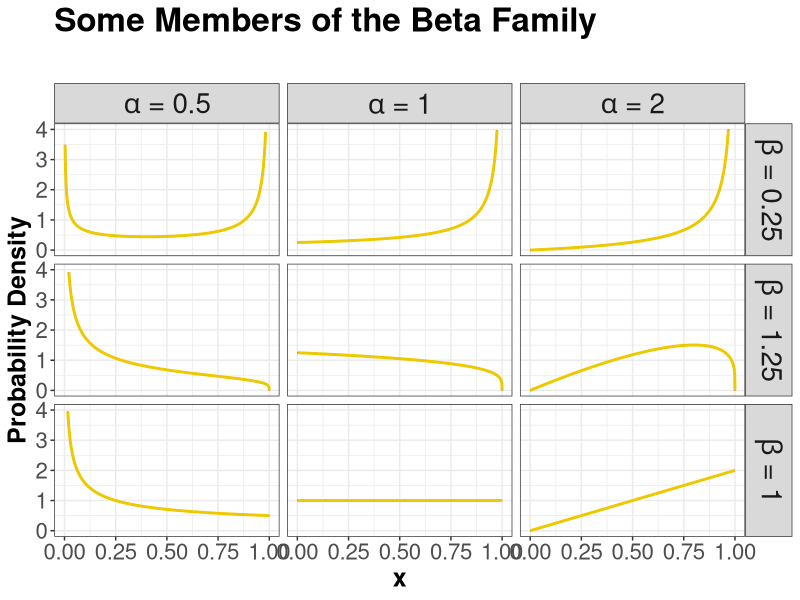
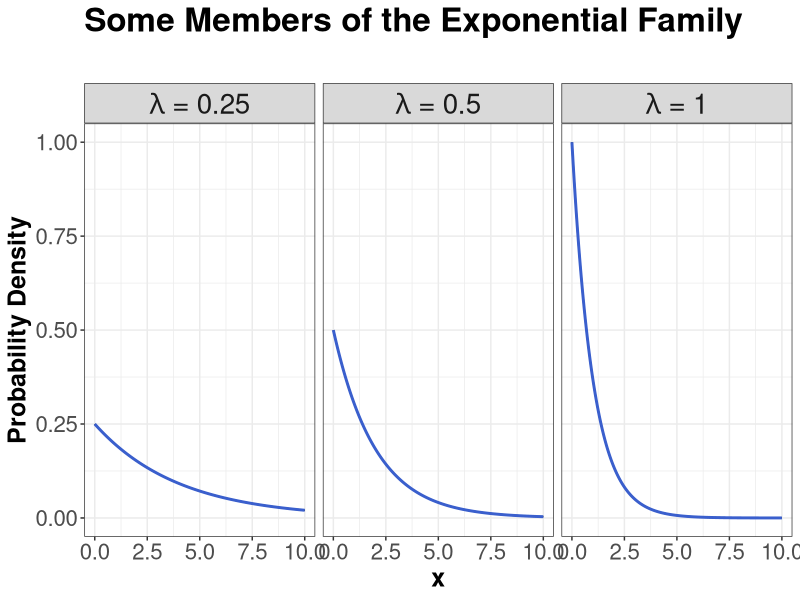
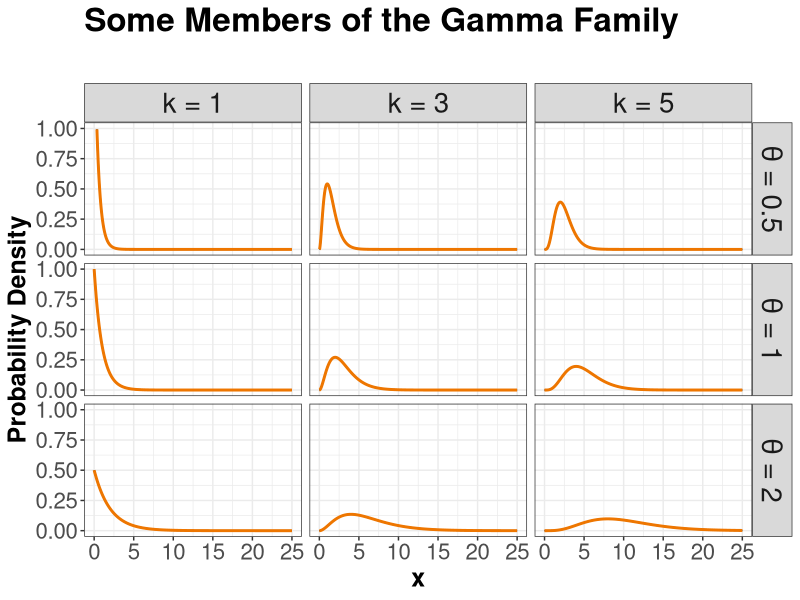
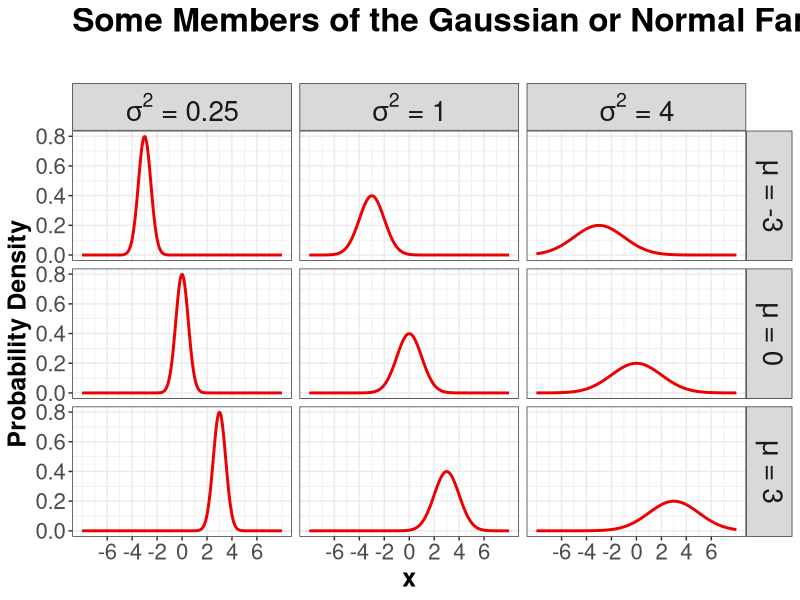
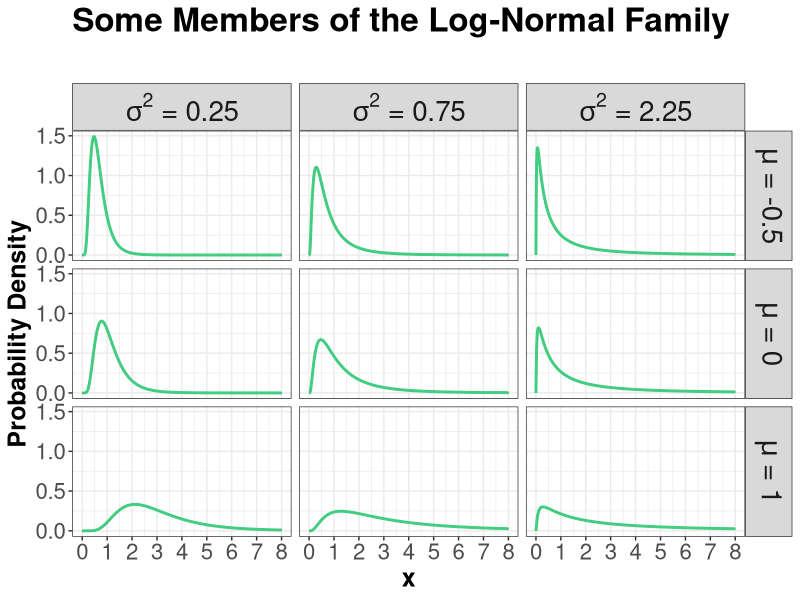
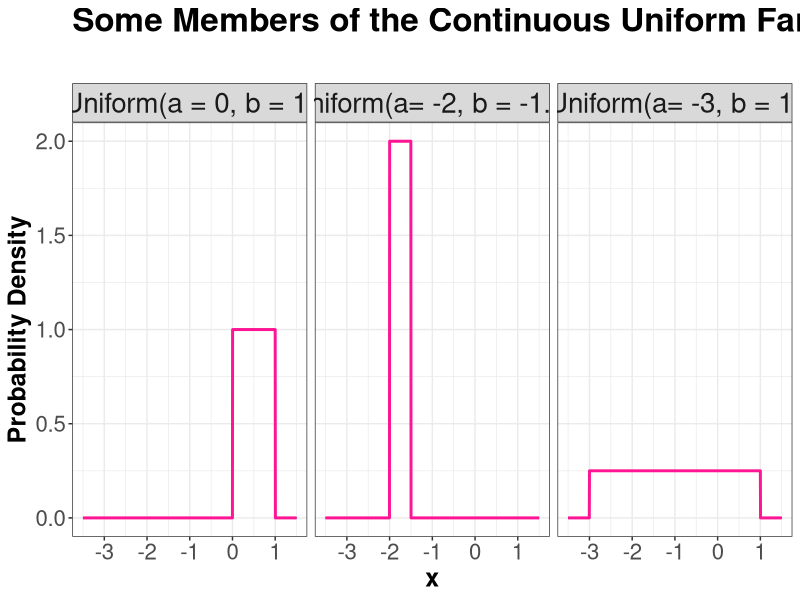
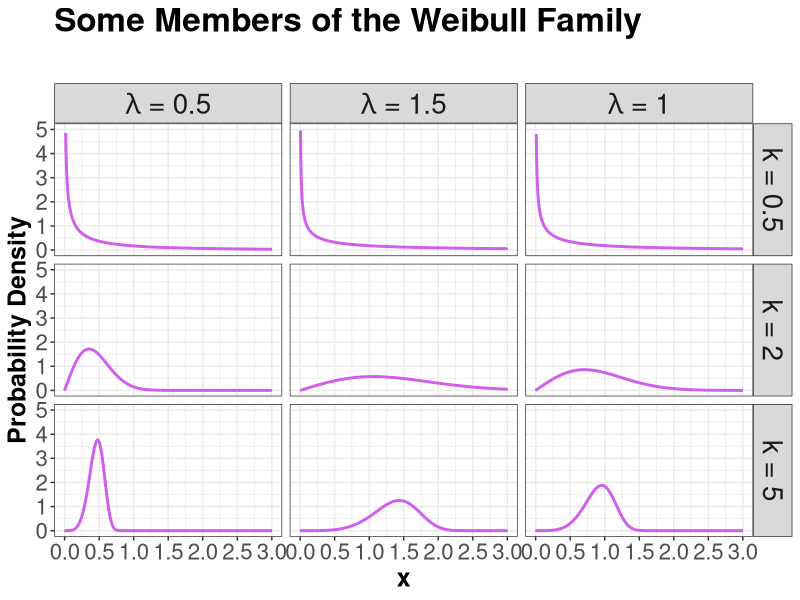

Generate these figures, in order, with R:
## ---- chunk 1
answer_ppois_1 <- 1 - ppois(q = 10, lambda = 15, lower.tail = TRUE) # lower.tail = TRUE indicates P(X <= q)
answer_ppois_1 <- round(answer_ppois_1, 3) # Rounding to three decimal places
answer_ppois_1
## ---- chunk 2
answer_ppois_2 <- ppois(q = 16, lambda = 15, lower.tail = TRUE) -
  ppois(q = 12, lambda = 15, lower.tail = TRUE)
answer_ppois_2 <- round(answer_ppois_2, 3)
answer_ppois_2
## ---- chunk 3
answer_qpois <- qpois(p = 0.6, lambda = 15)
answer_qpois <- answer_qpois
answer_qpois
## ---- chunk 4
#| output: false
#| message: false
#| warning: false
#| echo: false

library(tidyverse)
## ---- chunk 5
#| echo: false 
#| message: false
#| warning: false
#| fig.height: 12
#| fig.width: 15

expand_grid(
  alpha = c(0.5, 1, 2),
  beta = c(0.25, 1, 1.25)
) |>
  mutate(f = map2(
    alpha, beta,
    ~ tibble(
      x       = seq(0, 1, length.out = 1000),
      density = dbeta(x, shape1 = .x, shape2 = .y)
    )
  )) |>
  unnest(f) |>
  mutate(
    alpha = str_c('alpha*" = ', alpha, '"'),
    beta = str_c('beta*" = ', beta, '"')
  ) |>
  ggplot(aes(x, density)) +
  facet_grid(beta ~ alpha, labeller = label_parsed) +
  geom_line() +
  theme_bw() +
  ylim(c(0, 4)) +
  theme(
    plot.title = element_text(size = 24, face = "bold"),
    axis.text = element_text(size = 16),
    axis.title = element_text(size = 18, face = "bold"),
    strip.text = element_text(size = 20)
  ) +
  labs(
    x = "x",
    y = "Probability Density"
  ) +
  geom_line(color = "gold2", linewidth = 1) +
  ggtitle("Some Members of the Beta Family \n") 
## ---- chunk 6
#| echo: false 
#| message: false
#| warning: false
#| fig.height: 8
#| fig.width: 15

tibble(lambda = c(1, 0.5, 0.25)) |>
  mutate(f = map(
    lambda,
    ~ tibble(
      x       = seq(0, 10, length.out = 1000),
      density = dexp(x, rate = .x)
    )
  )) |>
  unnest(f) |>
  mutate(lambda = str_c('lambda*" = ', lambda, '"')) |>
  ggplot(aes(x, density)) +
  facet_wrap(~lambda, labeller = label_parsed) +
  geom_line() +
  theme_bw() +
  theme(
    plot.title = element_text(size = 24, face = "bold"),
    axis.text = element_text(size = 16),
    axis.title = element_text(size = 18, face = "bold"),
    strip.text = element_text(size = 20)
  ) +
  ggtitle("Some Members of the Exponential Family \n") +
  labs(
    x = "x",
    y = "Probability Density"
  ) +
  geom_line(color = "royalblue3", linewidth = 1)
## ---- chunk 7
#| echo: false 
#| message: false
#| warning: false
#| fig.height: 12
#| fig.width: 15

suppressWarnings(print(expand_grid(
  k = c(1, 3, 5),
  theta = c(0.5, 1, 2)
) |>
  mutate(f = map2(
    k, theta,
    ~ tibble(
      x       = seq(0, 25, length.out = 1000),
      density = dgamma(x, shape = .x, scale = .y)
    )
  )) |>
  unnest(f) |>
  mutate(
    k = str_c('"k = ', k, '"'),
    theta = str_c('theta*" = ', theta, '"')
  ) |>
  ggplot(aes(x, density)) +
  facet_grid(theta ~ k, labeller = label_parsed) +
  geom_line() +
  theme_bw() +
  ylim(c(0, 1)) +
  ggtitle("Some Members of the Gamma Family \n") +
  labs(
    x = "x",
    y = "Probability Density"
  ) +
  geom_line(color = "darkorange2", linewidth = 1) +
  theme(
    plot.title = element_text(size = 24, face = "bold"),
    axis.text = element_text(size = 16),
    axis.title = element_text(size = 18, face = "bold"),
    strip.text = element_text(size = 20)
  )))
## ---- chunk 8
#| echo: false 
#| message: false
#| warning: false
#| fig.height: 12
#| fig.width: 15

expand_grid(
  mu = c(-3, 0, 3),
  sd = c(0.5, 1, 2)
) |>
  mutate(f = map2(
    mu, sd,
    ~ tibble(
      x       = seq(-8, 8, length.out = 1000),
      density = dnorm(x, mean = .x, sd = .y)
    )
  )) |>
  unnest(f) |>
  mutate(
    mu = str_c('mu*" = ', mu, '"'),
    var = str_c('sigma^2*" = ', sd^2, '"')
  ) |>
  ggplot(aes(x, density)) +
  facet_grid(mu ~ var, labeller = label_parsed) +
  geom_line() +
  theme_bw() +
  theme(
    plot.title = element_text(size = 24, face = "bold"),
    axis.text = element_text(size = 16),
    axis.title = element_text(size = 18, face = "bold"),
    strip.text = element_text(size = 20)
  ) +
  ggtitle("Some Members of the Gaussian or Normal Family \n") +
  labs(
    x = "x",
    y = "Probability Density"
  ) +
  geom_line(color = "red2", linewidth = 1) + 
  scale_x_continuous(breaks = seq(-6, 6, 2))
## ---- chunk 9
#| echo: false 
#| message: false
#| warning: false
#| fig.height: 12
#| fig.width: 15

expand_grid(
  meanlog = c(-0.5, 0, 1),
  sdlog = c(0.5, sqrt(0.75), 1.5)
) |>
  mutate(f = map2(
    meanlog, sdlog,
    ~ tibble(
      x       = seq(0, 8, length.out = 1000),
      density = dlnorm(x, meanlog = .x, sdlog = .y)
    )
  )) |>
  unnest(f) |>
  mutate(
    meanlog = str_c('mu*" = ', meanlog, '"'),
    varlog = str_c('sigma^2*" = ', sdlog^2, '"')
  ) |>
  ggplot(aes(x, density)) +
  facet_grid(meanlog ~ varlog, labeller = label_parsed) +
  geom_line() +
  theme_bw() +
  theme(
    plot.title = element_text(size = 24, face = "bold"),
    axis.text = element_text(size = 16),
    axis.title = element_text(size = 18, face = "bold"),
    strip.text = element_text(size = 20)
  ) +
  ggtitle("Some Members of the Log-Normal Family \n") +
  labs(
    x = "x",
    y = "Probability Density"
  ) +
  geom_line(color = "seagreen3", linewidth = 1) + 
  scale_x_continuous(breaks = seq(0, 8, 1))
## ---- chunk 10
#| echo: false 
#| message: false
#| warning: false
#| fig.height: 8
#| fig.width: 15

tibble(
  x = seq(-3.5, 1.5, length.out = 1000),
  `Uniform(a = 0, b = 1)` = dunif(x, min = 0, max = 1),
  `Uniform(a= -3, b = 1)` = dunif(x, min = -3, max = 1),
  `Uniform(a= -2, b = -1.5)` = dunif(x, min = -2, max = -1.5)
) |>
  pivot_longer(contains("Uniform"), names_to = "distribution", values_to = "density") |>
  ggplot(aes(x, density)) +
  facet_wrap(~distribution) +
  geom_line() +
  theme_bw() +
  theme(
    plot.title = element_text(size = 24, face = "bold"),
    axis.text = element_text(size = 16),
    axis.title = element_text(size = 18, face = "bold"),
    strip.text = element_text(size = 20)
  ) +
  ggtitle("Some Members of the Continuous Uniform Family \n") +
  labs(
    x = "x",
    y = "Probability Density"
  ) +
  geom_line(color = "deeppink", linewidth = 1)
## ---- chunk 11
#| echo: false 
#| message: false
#| warning: false
#| fig.height: 12
#| fig.width: 15

expand_grid(
  k = c(0.5, 2, 5),
  lambda = c(0.5, 1, 1.5)
) |>
  mutate(f = map2(
    k, lambda,
    ~ tibble(
      x       = seq(0, 3, length.out = 1000),
      density = dweibull(x, shape = .x, scale = .y)
    )
  )) |>
  unnest(f) |>
  mutate(
    k = str_c('"k = ', k, '"'),
    lambda = str_c('lambda*" = ', lambda, '"')
  ) |>
  ggplot(aes(x, density)) +
  facet_grid(k ~ lambda, labeller = label_parsed) +
  geom_line() +
  theme_bw() +
  ylim(c(0, 5)) +
  ggtitle("Some Members of the Weibull Family \n") +
  labs(
    x = "x",
    y = "Probability Density"
  ) +
  geom_line(color = "mediumorchid2", linewidth = 1) +
  theme(
    plot.title = element_text(size = 24, face = "bold"),
    axis.text = element_text(size = 16),
    axis.title = element_text(size = 18, face = "bold"),
    strip.text = element_text(size = 20)
  ) + 
  scale_x_continuous(breaks = seq(0, 3, 0.5))
